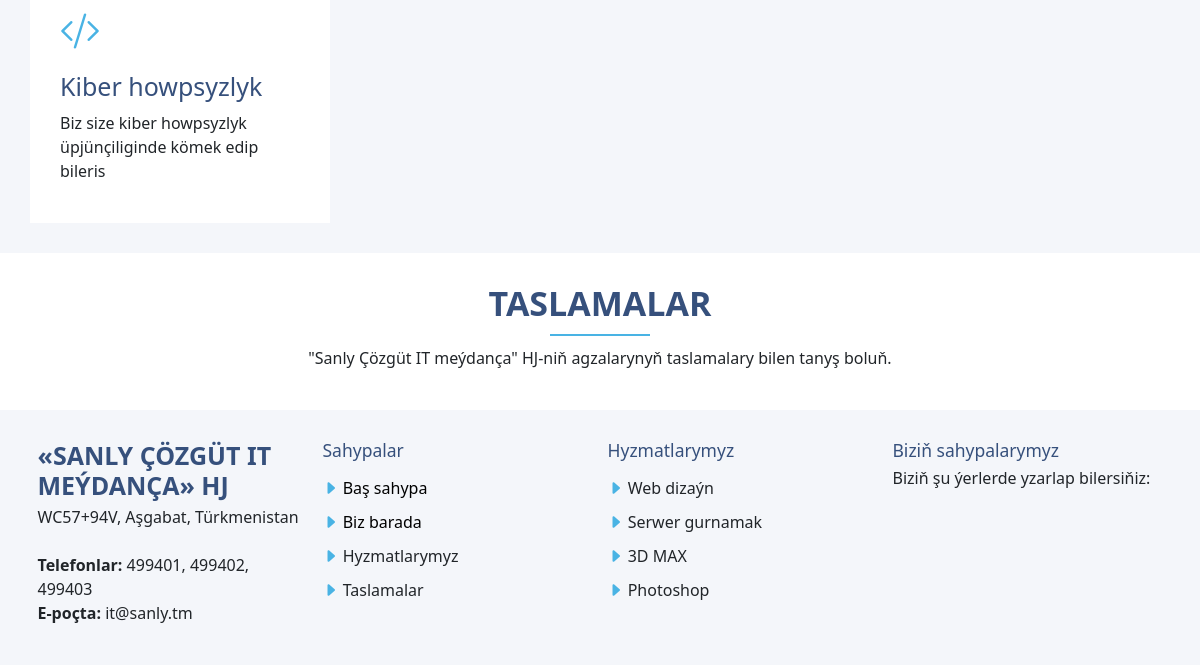
/ (lower part), run on an earlier commit of the app's database.
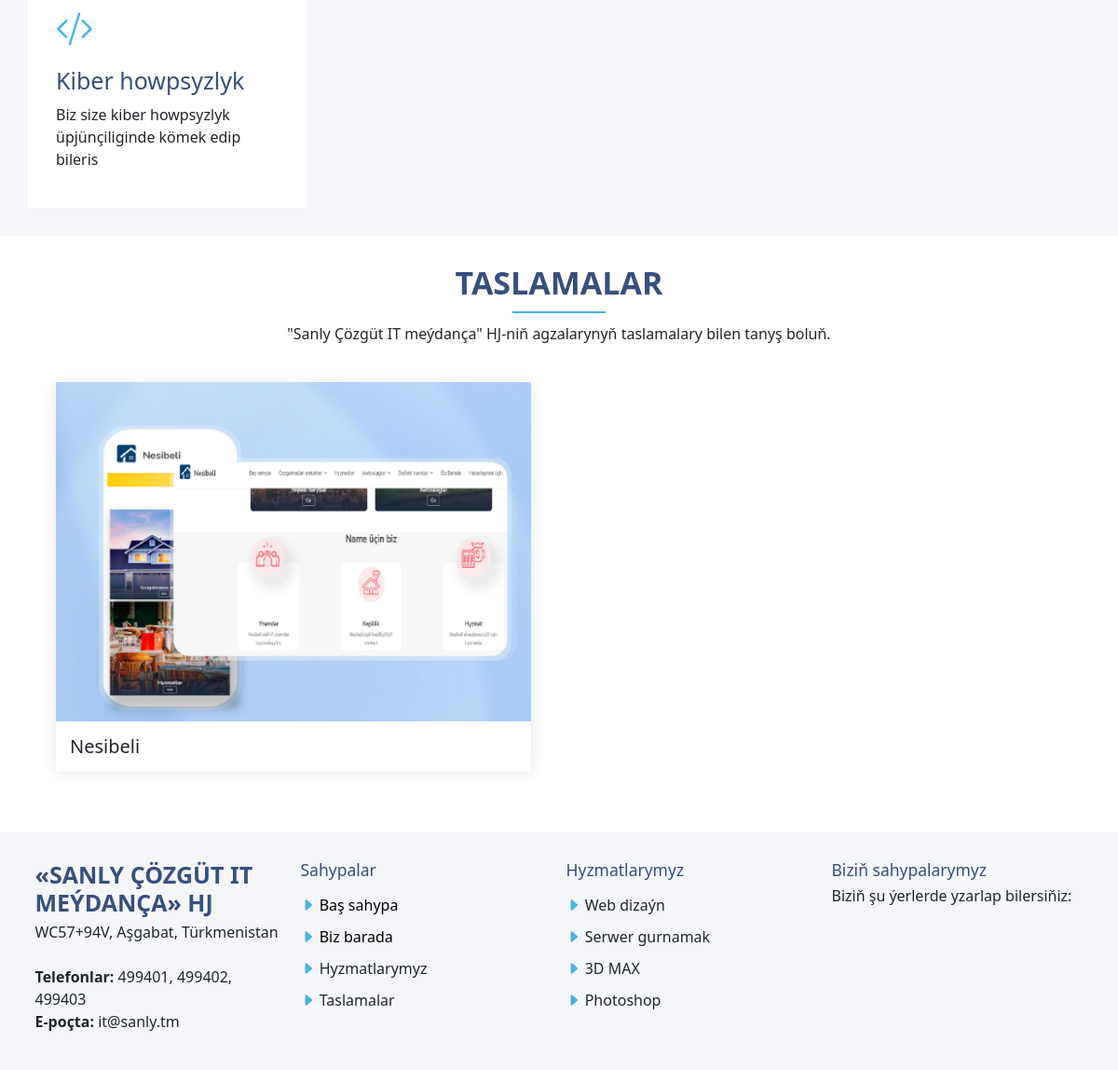
And on a later commit of the database.
### helper/models.py (models this page shows, shortened)
class Project(models.Model):
    name = models.CharField(max_length=100)
    description = models.TextField()
    created_at = models.DateTimeField(auto_now_add=True)
    updated_at = models.DateTimeField(auto_now=True)
    photo = models.ImageField(upload_to="projects/", null=True, blank=True)
    class Meta:
        ordering = ["-created_at"]

### helper/views.py (the view)
# urls.py: path("", views.home_page, name="home"),
def home_page(request):
    projects = models.Project.objects.all().order_by("-id")[:2]
    return render(
        request,
        "pages/home.html",
        {
            "projects": projects,
        },
    )

### templates/pages/home.html (shortened to what this page needs)
{% extends "_base.html" %}
{% load static %}
{% block content %}
  <main>
    <section class="bg-gray py-5">
      <div class="container">
        <div class="row justify-content-between">
          <div class="bg-white service-card">
            <i class="bi bi-code-slash text-primary-light fs-service-icon"></i>
            <h3 class="text-primary-dark fs-1 my-3">Kiber howpsyzlyk</h3>
            <p>Biz size kiber howpsyzlyk üpjünçiliginde kömek edip bileris</p>
          </div>
        </div>
      </div>
    </section>
    <section class="py-5">
      <h2 class="section-heading text-primary-dark fw-bold text-center mb-3">TASLAMALAR</h2>
      <div class="subheading-line mb-3"></div>
      <p class="text-center">"Sanly Çözgüt IT meýdança" HJ-niň agzalarynyň taslamalary bilen tanyş boluň.</p>
      <div class="container">
        <div class="row">
          {% for project in projects %}
            <div class="col-6 p-5">
              <div class="project-card">
                <img class="img-fluid" src="/media/{{ project.photo }}" alt="" height="" width="">
                <h2 class="p-4">{{ project.name }}</h2>
              </div>
            </div>
          {% endfor %}
        </div>
      </div>
    </section>
  </main>
{% endblock content %}

What changed in the data, as far as the page shows it:
added Project: photo (picture), name "Nesibeli"
